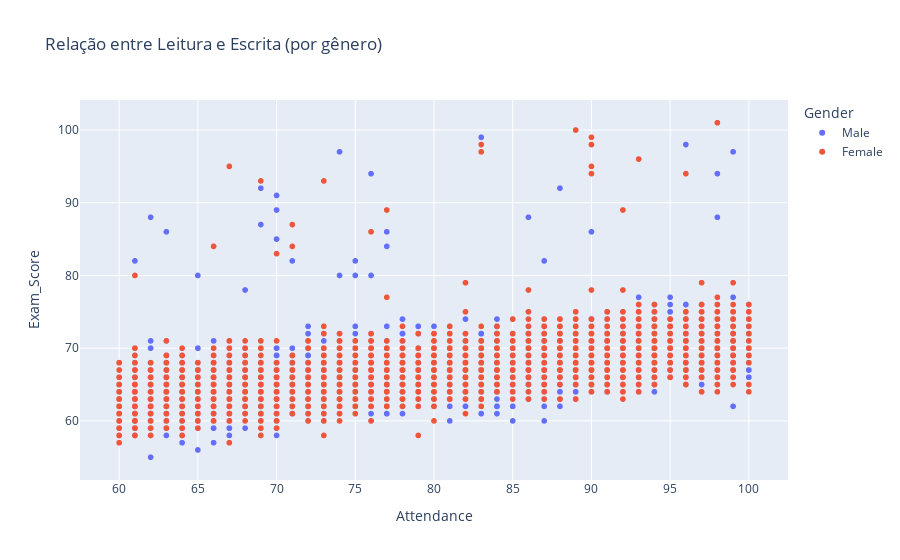

The notebook cell this image was saved under:
### Code cell
# 3) Scatterplot (relação entre leitura e escrita)
fig = px.scatter(
    df,
    x="Attendance",
    y="Exam_Score",
    color="Gender",
    title="Relação entre Leitura e Escrita (por gênero)",
)
fig.show()

### Figure 1 — Plotly figure (JSON) as saved in the notebook; plotly's stock layout.template omitted (floating-point values rounded to 4 significant figures; data arrays with more than 128 entries replaced by an {"elided": "..."} marker saying what was removed)
{"data": [{"hovertemplate": "Gender=Male<br>Attendance=%{x}<br>Exam_Score=%{y}<extra></extra>", "legendgroup": "Male", "marker": {"color": "#636efa", "symbol": "circle"}, "mode": "markers", "name": "Male", "showlegend": true, "type": "scattergl", "x": {"elided": "3814 int values"}, "xaxis": "x", "y": {"elided": "3814 int values"}, "yaxis": "y"}, {"hovertemplate": "Gender=Female<br>Attendance=%{x}<br>Exam_Score=%{y}<extra></extra>", "legendgroup": "Female", "marker": {"color": "#EF553B", "symbol": "circle"}, "mode": "markers", "name": "Female", "showlegend": true, "type": "scattergl", "x": {"elided": "2793 int values"}, "xaxis": "x", "y": {"elided": "2793 int values"}, "yaxis": "y"}], "layout": {"legend": {"title": {"text": "Gender"}, "tracegroupgap": 0}, "title": {"text": "Relação entre Leitura e Escrita (por gênero)"}, "xaxis": {"anchor": "y", "domain": [0, 1], "title": {"text": "Attendance"}}, "yaxis": {"anchor": "x", "domain": [0, 1], "title": {"text": "Exam_Score"}}}}
